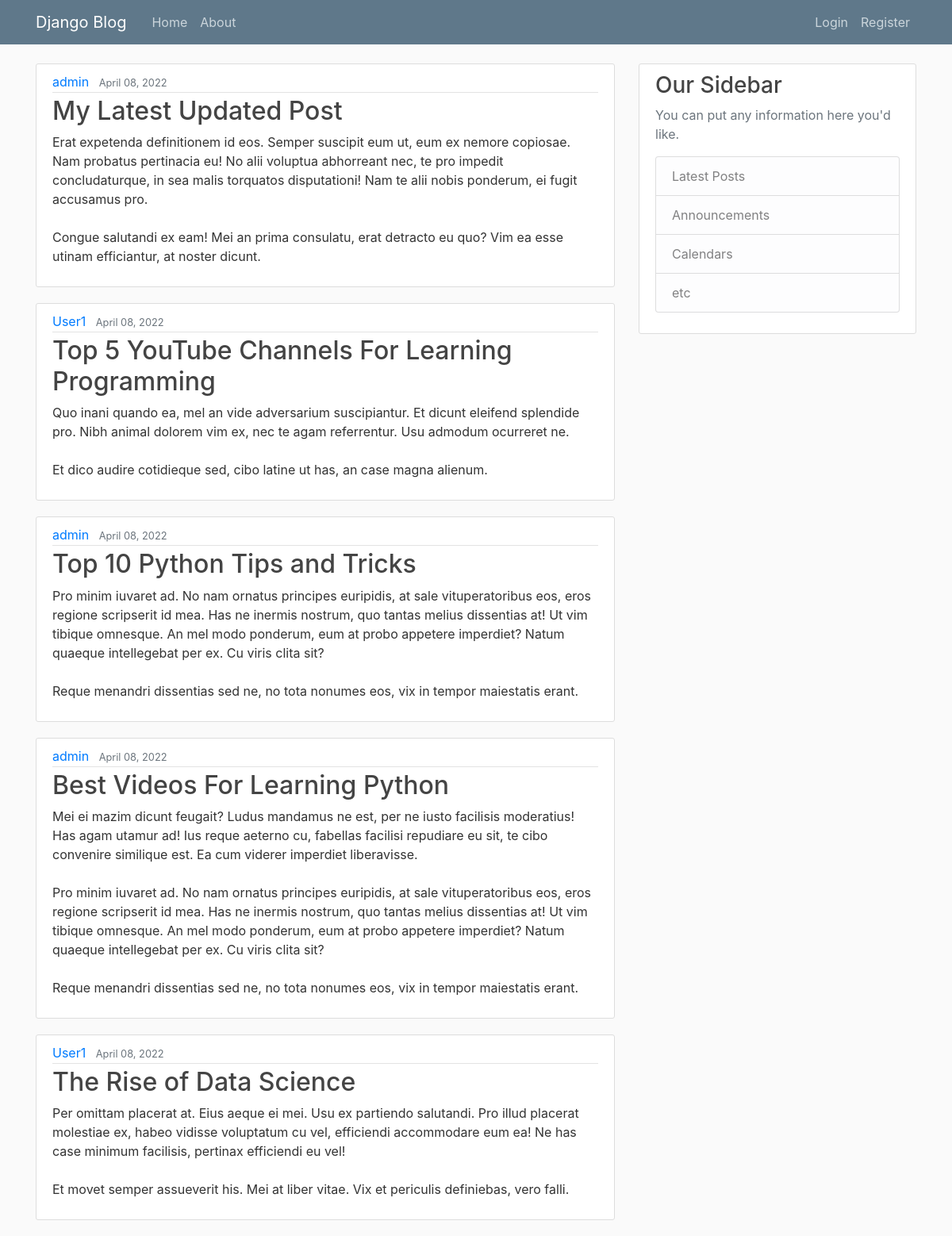
The page / on the database its author committed.
### blogapp/models.py (models this page shows, shortened)
class Post(models.Model):
    title = models.CharField(max_length=100)
    content = models.TextField()
    date_posted = models.DateTimeField(default=timezone.now)  # auto_now_add=True
    author = models.ForeignKey(User, on_delete=models.CASCADE)

### blogapp/views.py (the view)
# urls.py: path('', views.PostListView.as_view(), name='home'),
class PostListView(ListView):
    model = Post
    template_name = 'blogapp/home.html'
    context_object_name = 'posts'
    ordering = ['-date_posted']
    paginate_by = 5

### blogapp/templates/blogapp/home.html
{% extends "blogapp/base.html" %}
{% block body %}
    {% for post in posts %}
        <article class="media content-section">
          <div class="media-body">
            <div class="article-metadata">
              <a class="mr-2" href="#">{{ post.author }}</a>
              <small class="text-muted">{{ post.date_posted|date:"F d, Y" }}</small>
            </div>
            <h2><a class="article-title" href="#">{{ post.title }}</a></h2>
            <p class="article-content">{{ post.content }}</p>
          </div>
        </article>
    {% endfor %}
{% endblock body %}

### blogapp/static/blogapp/main.css (style rules this page uses)
body { background: #fafafa; color: #333333; margin-top: 5rem; }
h1, h2, h3, h4, h5, h6 { color: #444444; }
.content-section { background: #ffffff; padding: 10px 20px; border: 1px solid #dddddd; border-radius: 3px; margin-bottom: 20px; }
.article-title { color: #444444; }
.article-content { white-space: pre-line; }
.article-metadata { padding-bottom: 1px; margin-bottom: 4px; border-bottom: 1px solid #e3e3e3 }

### rows shown on the page
Post: author "admin", date_posted "April 08, 2022", title "My Latest Updated Post", content "Erat expetenda definitionem id eos. Semper suscipit eum ut, eum ex nemore copiosae. Nam probatus pertinacia eu! No alii voluptua abhorreant nec, te pro impedit concludaturque, in sea malis torquatos disputationi! Nam te alii nobis ponderum, ei fugit accusamus pro. Congue salutandi ex eam! Mei an prima consulatu, erat detracto eu quo? Vim ea esse utinam efficiantur, at noster dicunt."
Post: author "User1", date_posted "April 08, 2022", title "Top 5 YouTube Channels For Learning Programming", content "Quo inani quando ea, mel an vide adversarium suscipiantur. Et dicunt eleifend splendide pro. Nibh animal dolorem vim ex, nec te agam referrentur. Usu admodum ocurreret ne. Et dico audire cotidieque sed, cibo latine ut has, an case magna alienum."
Post: author "admin", date_posted "April 08, 2022", title "Top 10 Python Tips and Tricks", content "Pro minim iuvaret ad. No nam ornatus principes euripidis, at sale vituperatoribus eos, eros regione scripserit id mea. Has ne inermis nostrum, quo tantas melius dissentias at! Ut vim tibique omnesque. An mel modo ponderum, eum at probo appetere imperdiet? Natum quaeque intellegebat per ex. Cu viris clita sit? Reque menandri dissentias sed ne, no tota nonumes eos, vix in tempor maiestatis erant."
Post: author "admin", date_posted "April 08, 2022", title "Best Videos For Learning Python", content "Mei ei mazim dicunt feugait? Ludus mandamus ne est, per ne iusto facilisis moderatius! Has agam utamur ad! Ius reque aeterno cu, fabellas facilisi repudiare eu sit, te cibo convenire similique est. Ea cum viderer imperdiet liberavisse. Pro minim iuvaret ad. No nam ornatus principes euripidis, at sale vituperatoribus eos, eros regione scripserit id mea. Has ne inermis nostrum, quo tantas melius dissentias at! Ut vim tibique omnesque. An mel modo ponderum, eum at probo appetere imperdiet? Natum quaeque intellegebat per ex. Cu viris clita sit? Reque menandri dissentias sed ne, no tota nonumes eos, vix in tempor maiestatis erant."
Post: author "User1", date_posted "April 08, 2022", title "The Rise of Data Science", content "Per omittam placerat at. Eius aeque ei mei. Usu ex partiendo salutandi. Pro illud placerat molestiae ex, habeo vidisse voluptatum cu vel, efficiendi accommodare eum ea! Ne has case minimum facilisis, pertinax efficiendi eu vel! Et movet semper assueverit his. Mei at liber vitae. Vix et periculis definiebas, vero falli."
